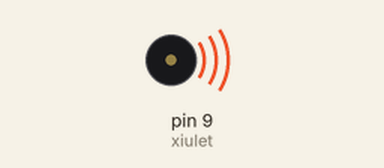
Recording of a sketch running on a simulated Arduino Uno, built with avr-gcc and run on an emulated ATmega328P. Shown: buzzer (waves = sounding).

Above: at 0.2 s.
At 2.35 s:
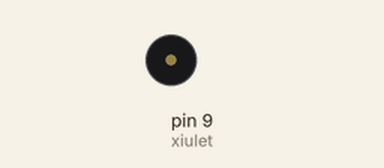
Timing chart, 0 to 3.0 s (numbered marks = the images above):
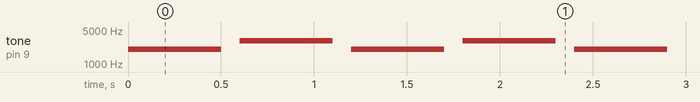

Measured:
- by itself, tone on pin 9 (xiulet): repeats every 1.2 s: silent 0.10 s, 3000 Hz 0.50 s, silent 0.10 s, 2000 Hz 0.50 s

The sketch:

EX4.ino
```cpp
/**********************************************************************************
**                                                                               **
**                                  Sirena                                       **
**                                                                               **
**                                                                               **
**********************************************************************************/

//********** Includes *************************************************************

//********** Variables ************************************************************
const byte xiulet = 9;        // donar nom al pin 9 de l’Arduino

//********** Setup ****************************************************************
void setup()
{
  pinMode(xiulet, OUTPUT);   // definir el pin 9 com una sortida
}

//********** Loop *****************************************************************
void loop()
{

  tone(xiulet, 2000, 500);    // xiulet de durada valPot0
  delay(500+100);              // esperar valPot0 del xiulet + valPot0 silenci

  tone(xiulet, 3000, 500);    // xiulet de durada valPot0
  delay(500+100);              // esperar valPot0 del xiulet + valPot0 silenci

}

//********** Funcions *************************************************************
```
